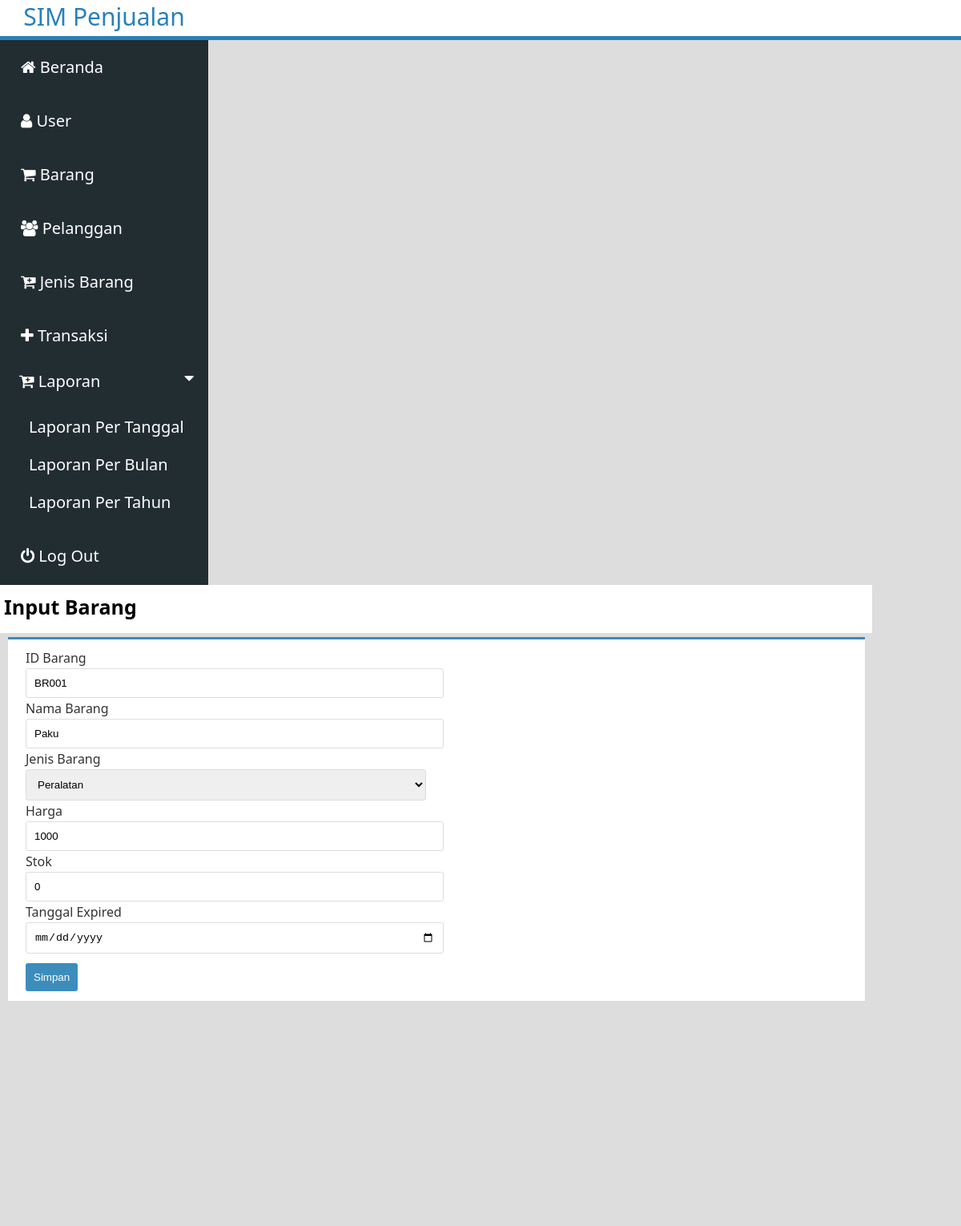
The app's page /index.php?p=f_barang&id_barang=BR001 (signed in) with its own data.
### tables this page shows
CREATE TABLE `barang` (
  `id_barang` varchar(8) NOT NULL,
  `nama_barang` varchar(30) DEFAULT NULL,
  `harga` int(12) DEFAULT NULL,
  `stok` int(12) DEFAULT NULL,
  `tgl_expired` date DEFAULT NULL,
  `id_jenis` varchar(8) NOT NULL
);

CREATE TABLE `jenis` (
  `id_jenis` varchar(8) NOT NULL,
  `nama_jenis` varchar(15) DEFAULT NULL
);

### sistem/proses.php (called while the page is built, shortened)
<?php
class proses{
	function __construct(){
		$server='localhost';
		$user='root';
		$psw='';
		$dbname='db_penjualan';
		$kon=$this->con=new PDO("mysql:host=$server;dbname=$dbname",$user,$psw);
	}
	function get($cel=null,$table=null,$property=null){
		$qw="SELECT $cel FROM $table $property";
		$ret=$this->con->query($qw);
		return $ret;
	}
}
$db=new proses;
?>

### content/f_barang.php (the view, shortened to what this page needs)
<?php
include "sistem/proses.php";
if(empty($_GET['id_barang'])) {
	$Host = "localhost";
	$username = "root";
	$password = "";
	$database = "db_penjualan";
	$koneksi = new mysqli( $Host, $username, $password, $database );
	$query = "SELECT max(id_barang) as maxKode FROM barang";
	$hasil = mysqli_query($koneksi,$query);
	$data = mysqli_fetch_array($hasil);
	$kodeBarang = $data['maxKode'];
	$noUrut = (int) substr($kodeBarang, 3, 3);
	$noUrut++;
	$char = "BR";
	$kodeBarang = $char . sprintf("%03s", $noUrut);
	$sub='simpan';
	$aksinya='crud/simpan_barang.php';
}else{
	$kodeBarang=$_GET['id_barang'];
	$sub='edit';
	$aksinya='crud/simpan_barang.php';
}
$qry=$db->get("*","barang","WHERE id_barang='$_GET[id_barang]'");
$tampq=$qry->fetch();
?>
<div class="judul-content">
	<h1>Input Barang</h1>
</div>
<div class="isi-content">
	<form action="<?php echo $aksinya;?>" method="POST">
		<table>
			<tr>
				<td><label>ID Barang</label></td>
			</tr>
			<tr>
				<td><input readonly="" type="text" name="id_barang" value="<?php echo $kodeBarang; ?>" class="text"></td>
			</tr>
			<tr>
				<td><label>Nama Barang</label></td>
			</tr>
			<tr>
				<td><input type="text" name="nama_barang" value="<?php echo $tampq['nama_barang'];?>" class="text" onkeypress="return huruf(event)"></td>
			</tr>
			<tr>
				<td><label>Jenis Barang</label></td>
			</tr>
			<tr>
				<td>
					<select name="id_jenis" class="text">
						<?php
						$qw=$db->get("*","jenis","ORDER BY id_jenis ASC");
						foreach ($qw as $tampil) {
							?>
							<option <?php if($tampq['id_jenis']==$tampil['id_jenis']){echo "selected";}?> value="<?php echo $tampil['id_jenis'];?>"><?php echo $tampil['nama_jenis'];?></option>
							<?php
						}
						?>
					</select>
				</td>
			</tr>
			<tr>
				<td><label>Harga</label></td>
			</tr>
			<tr>
				<td><input type="text" value="<?php echo $tampq['harga'];?>" name="harga" class="text" onkeypress="return angka(event)"></td>
			</tr>
			<tr>
				<td><label>Stok</label></td>
			</tr>
			<tr>
				<td><input type="text" value="<?php echo $tampq['stok'];?>" name="stok" class="text" onkeypress="return angka(event)"></td>
			</tr>
			<tr>
				<td><label>Tanggal Expired</label></td>
			</tr>
			<tr>
				<td><input type="date" value="<?php echo $tampq['tgl_expired'];?>" name="tgl_expired" class="text"></td>
			</tr>
			<tr>
				<td><input type="submit" name="<?php echo $sub;?>" value="Simpan" class="simpan"></td>
			</tr>
		</form>
	</div>

### assets/css/style.css (style rules this page uses)
* { margin: 0px; padding: 0px; }
body { background-color: #ddd; }
html, body { height: 100%; }
.content .judul-content { padding: 5px; float: left; width: 1079px; height: 50px; background-color: #fff; }
.content .judul-content h1 { font-family: segoe ui; font-size: 25px; margin: 5px 0px; background-color: #fff; }
.content .isi-content { float: left; width: 1070px; border-top: 3px solid #3c8abc; height: auto; background-color: #fff; margin: 5px 10px; }
.isi-content form { margin: 10px 20px; }
.isi-content form label { color: #333; font-family: segoe ui; }
.isi-content form .text { width: 500px; padding: 10px; border: 1px solid #ddd; border-radius: 3px; }
.isi-content form .simpan { color: #fff; padding: 10px; background-color: #3C8DBC; border: none; border-radius: 3px; margin-top: 10px; }

### records on screen
barang: nama_barang "Paku", id_jenis "Peralatan", harga "1000", stok "0"
